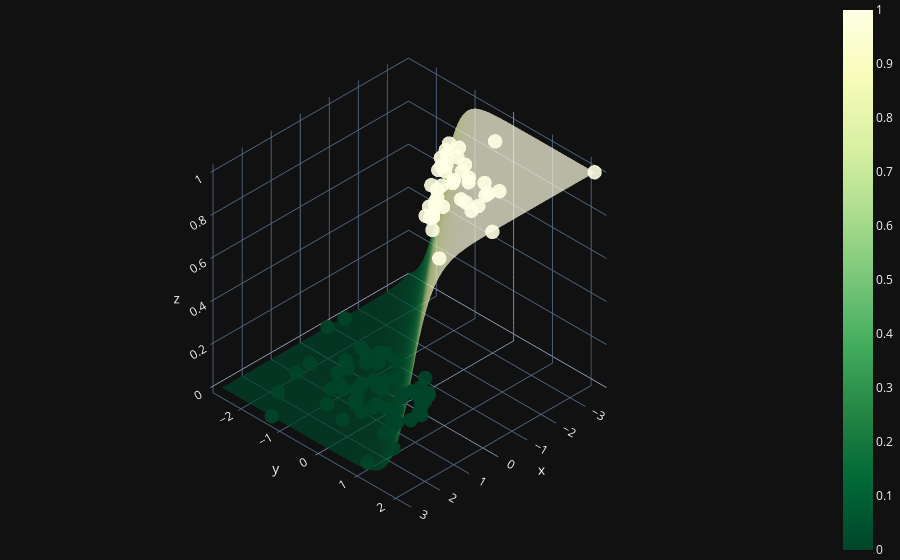

This figure's notebook cell:
### Markdown cell above
# Affichage 3D de la fonction de décision avec la ligne de décision

### Code cell
X0 = np.linspace(X[:, 0].min(), X[:, 0].max(), 100)
X1 = np.linspace(X[:, 1].min(), X[:, 1].max(), 100)
xx0, xx1 = np.meshgrid(X0, X1)
Z = W[0] * xx0 + W[1] * xx1 + b
A = 1 / (1 + np.exp(-Z))

fig = (go.Figure(data=[go.Surface(z=A, x=xx0, y=xx1, colorscale='YlGn', opacity = 0.7, reversescale=True)]))

fig.add_scatter3d(x=X[:, 0].flatten(), y=X[:, 1].flatten(), z=y.flatten(), mode='markers', marker=dict(size=5, color=y.flatten(), colorscale='YlGn', opacity = 0.9, reversescale=True))


fig.update_layout(template= "plotly_dark", margin=dict(l=0, r=0, b=0, t=0))
fig.layout.scene.camera.projection.type = "orthographic"
fig.show()
